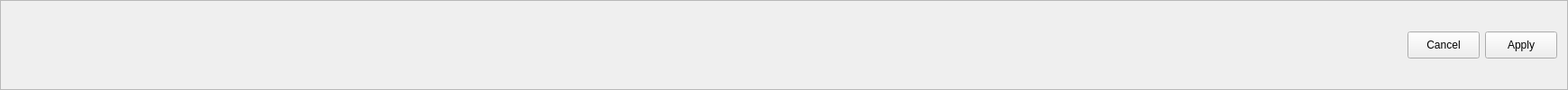
     <widget class="QFrame" name="frame_3">
      <property name="frameShape">
       <enum>QFrame::StyledPanel</enum>
      </property>
      <property name="frameShadow">
       <enum>QFrame::Raised</enum>
      </property>
      <layout class="QGridLayout" name="gridLayout">
       <item row="0" column="4" alignment="Qt::AlignHCenter">
        <widget class="QPushButton" name="redo">
         <property name="minimumSize">
          <size>
           <width>50</width>
           <height>30</height>
          </size>
         </property>
         <property name="styleSheet">
          <string notr="true">background-color : trasnparent ;
background : none ;
border : none;
background-repeat : none</string>
         </property>
         <property name="text">
          <string/>
         </property>
         <property name="icon">
          <iconset>
           <normaloff>undo copy.png</normaloff>undo copy.png</iconset>
         </property>
         <property name="iconSize">
          <size>
           <width>50</width>
           <height>25</height>
          </size>
         </property>
        </widget>
       </item>
       <item row="0" column="6">
        <spacer name="horizontalSpacer_5">
         <property name="orientation">
          <enum>Qt::Horizontal</enum>
         </property>
         <property name="sizeHint" stdset="0">
          <size>
           <width>1269</width>
           <height>20</height>
          </size>
         </property>
        </spacer>
       </item>
       <item row="0" column="3" alignment="Qt::AlignHCenter">
        <widget class="QPushButton" name="undo">
         <property name="minimumSize">
          <size>
           <width>50</width>
           <height>30</height>
          </size>
         </property>
         <property name="styleSheet">
          <string notr="true">background-color : trasnparent ;
background : none ;
border : none;
background-repeat : none</string>
         </property>
         <property name="text">
          <string/>
         </property>
         <property name="icon">
          <iconset>
           <normaloff>Redo copy.png</normaloff>Redo copy.png</iconset>
         </property>
         <property name="iconSize">
          <size>
           <width>50</width>
           <height>25</height>
          </size>
         </property>
         <property name="autoDefault">
          <bool>false</bool>
         </property>
        </widget>
       </item>
       <item row="0" column="7">
        <widget class="QPushButton" name="cancel">
         <property name="minimumSize">
          <size>
           <width>50</width>
           <height>30</height>
          </size>
         </property>
         <property name="palette">
          <palette>
           <active>
            <colorrole role="Text">
             <brush brushstyle="SolidPattern">
              <color alpha="255">
               <red>235</red>
               <green>0</green>
               <blue>0</blue>
              </color>
             </brush>
            </colorrole>
            <colorrole role="PlaceholderText">
             <brush brushstyle="SolidPattern">
              <color alpha="128">
               <red>235</red>
               <green>0</green>
               <blue>0</blue>
              </color>
             </brush>
            </colorrole>
           </active>
           <inactive>
            <colorrole role="Text">
             <brush brushstyle="SolidPattern">
              <color alpha="255">
               <red>235</red>
               <green>0</green>
               <blue>0</blue>
              </color>
             </brush>
            </colorrole>
            <colorrole role="PlaceholderText">
             <brush brushstyle="SolidPattern">
              <color alpha="128">
               <red>235</red>
               <green>0</green>
               <blue>0</blue>
              </color>
             </brush>
            </colorrole>
           </inactive>
           <disabled>
            <colorrole role="Text">
             <brush brushstyle="SolidPattern">
              <color alpha="255">
               <red>120</red>
               <green>120</green>
               <blue>120</blue>
              </color>
             </brush>
            </colorrole>
            <colorrole role="PlaceholderText">
             <brush brushstyle="SolidPattern">
              <color alpha="128">
               <red>0</red>
               <green>0</green>
               <blue>0</blue>
              </color>
             </brush>
            </colorrole>
           </disabled>
          </palette>
         </property>
         <property name="text">
          <string>Cancel</string>
         </property>
        </widget>
       </item>
       <item row="0" column="1">
        <widget class="QPushButton" name="saveimg">
         <property name="sizePolicy">
          <sizepolicy hsizetype="Fixed" vsizetype="Fixed">
           <horstretch>0</horstretch>
           <verstretch>0</verstretch>
          </sizepolicy>
         </property>
         <property name="minimumSize">
          <size>
           <width>50</width>
           <height>30</height>
          </size>
         </property>
         <property name="styleSheet">
          <string notr="true">background-color : trasnparent ;
background : none ;
border : none;
background-repeat : none</string>
         </property>
         <property name="text">
          <string/>
         </property>
         <property name="icon">
          <iconset>
           <normaloff>Download_Document-512 copy.png</normaloff>Download_Document-512 copy.png</iconset>
         </property>
         <property name="iconSize">
          <size>
           <width>50</width>
           <height>30</height>
          </size>
         </property>
        </widget>
       </item>
       <item row="0" column="2">
        <widget class="QPushButton" name="close">
         <property name="minimumSize">
          <size>
           <width>50</width>
           <height>30</height>
          </size>
         </property>
         <property name="styleSheet">
          <string notr="true">background-color : trasnparent ;
background : none ;
border : none;
background-repeat : none</string>
         </property>
         <property name="text">
          <string/>
         </property>
         <property name="icon">
          <iconset>
           <normaloff>UI_Light_Close_menu-512.png</normaloff>
           <activeoff>UI_Light_Close_menu-512.png</activeoff>UI_Light_Close_menu-512.png</iconset>
         </property>
         <property name="iconSize">
          <size>
           <width>50</width>
           <height>50</height>
          </size>
         </property>
        </widget>
       </item>
       <item row="0" column="0">
        <widget class="QPushButton" name="open">
         <property name="minimumSize">
          <size>
           <width>50</width>
           <height>30</height>
          </size>
         </property>
         <property name="maximumSize">
          <size>
           <width>75</width>
           <height>23</height>
          </size>
         </property>
         <property name="styleSheet">
          <string notr="true">background-color : trasnparent ;
background : none ;
border : none;
background-repeat : none</string>
         </property>
         <property name="text">
          <string/>
         </property>
         <property name="icon">
          <iconset>
           <normaloff>171127-200 copy.png</normaloff>171127-200 copy.png</iconset>
         </property>
         <property name="iconSize">
          <size>
           <width>50</width>
           <height>30</height>
          </size>
         </property>
        </widget>
       </item>
       <item row="0" column="8">
        <widget class="QPushButton" name="apply">
         <property name="minimumSize">
          <size>
           <width>50</width>
           <height>30</height>
          </size>
         </property>
         <property name="palette">
          <palette>
           <active>
            <colorrole role="Text">
             <brush brushstyle="SolidPattern">
              <color alpha="255">
               <red>235</red>
               <green>0</green>
               <blue>0</blue>
              </color>
             </brush>
            </colorrole>
            <colorrole role="PlaceholderText">
             <brush brushstyle="SolidPattern">
              <color alpha="128">
               <red>235</red>
               <green>0</green>
               <blue>0</blue>
              </color>
             </brush>
            </colorrole>
           </active>
           <inactive>
            <colorrole role="Text">
             <brush brushstyle="SolidPattern">
              <color alpha="255">
               <red>235</red>
               <green>0</green>
               <blue>0</blue>
              </color>
             </brush>
            </colorrole>
            <colorrole role="PlaceholderText">
             <brush brushstyle="SolidPattern">
              <color alpha="128">
               <red>235</red>
               <green>0</green>
               <blue>0</blue>
              </color>
             </brush>
            </colorrole>
           </inactive>
           <disabled>
            <colorrole role="Text">
             <brush brushstyle="SolidPattern">
              <color alpha="255">
               <red>120</red>
               <green>120</green>
               <blue>120</blue>
              </color>
             </brush>
            </colorrole>
            <colorrole role="PlaceholderText">
             <brush brushstyle="SolidPattern">
              <color alpha="128">
               <red>0</red>
               <green>0</green>
               <blue>0</blue>
              </color>
             </brush>
            </colorrole>
           </disabled>
          </palette>
         </property>
         <property name="text">
          <string>Apply</string>
         </property>
        </widget>
       </item>
      </layout>
     </widget>
